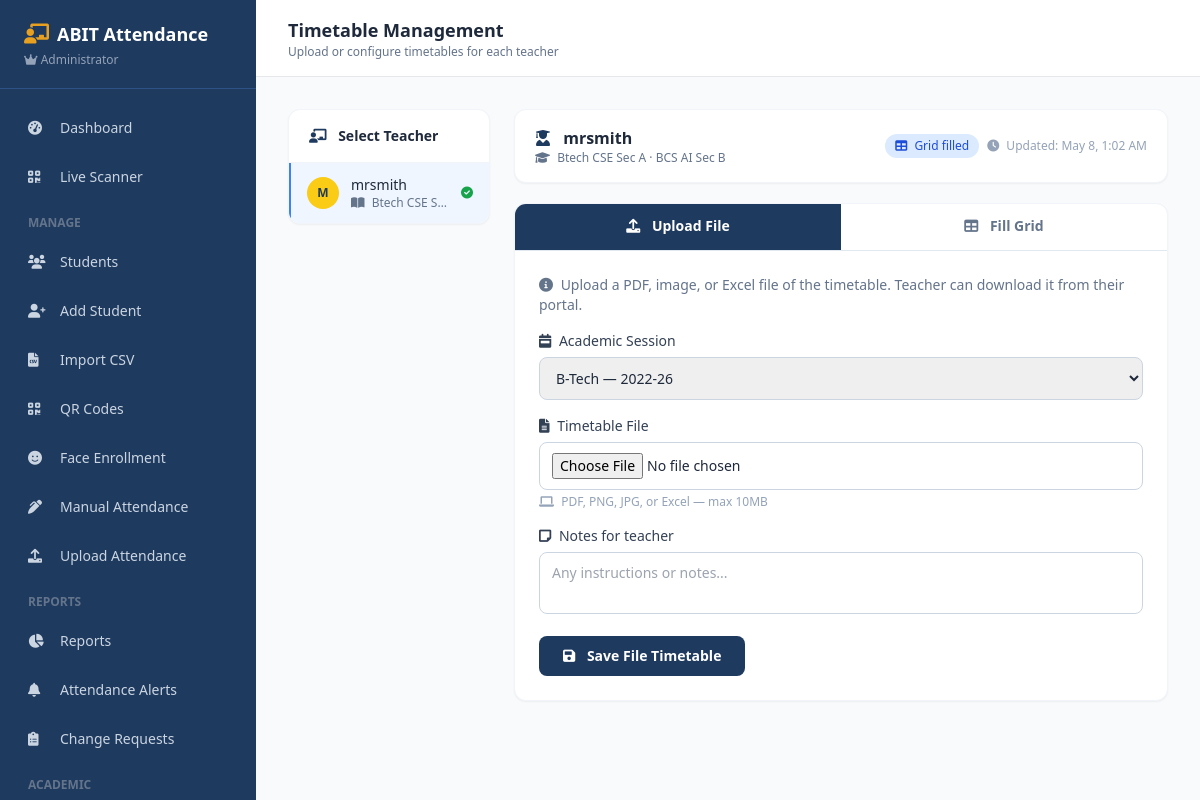
The app's page /timetables/?teacher=1 (signed in) with its own data.
### core/models.py (models this page shows, shortened)
class TeacherProfile(models.Model):
    user = models.OneToOneField(
        'auth.User', on_delete=models.CASCADE, related_name='teacher_profile'
    )
    assigned_classes = models.JSONField(default=list)
    class Meta:
        verbose_name = 'Teacher Profile'
        verbose_name_plural = 'Teacher Profiles'

class Timetable(models.Model):
    teacher = models.OneToOneField(
        TeacherProfile, on_delete=models.CASCADE, related_name='timetable'
    )
    session = models.ForeignKey(
        AcademicSession, on_delete=models.SET_NULL, null=True, blank=True,
        help_text="Which session this timetable applies to"
    )
    file      = models.FileField(
        upload_to='timetables/', null=True, blank=True,
        help_text="PDF, image, or Excel file"
    )
    grid_data = models.JSONField(
        null=True, blank=True,
        help_text="Structured timetable data from the grid form"
    )
    notes = models.TextField(blank=True)
    updated_at = models.DateTimeField(auto_now=True)
    class Meta:
        verbose_name = 'Timetable'
        verbose_name_plural = 'Timetables'
    @property
    def has_file(self):
        return bool(self.file)
    @property
    def has_grid(self):
        return bool(self.grid_data)

class AcademicSession(models.Model):
    course = models.CharField(max_length=50, help_text="e.g. Btech, BCA, BCS")
    name = models.CharField(max_length=100, help_text="e.g. 2024-25")
    start_date = models.DateField()
    end_date   = models.DateField()
    is_active  = models.BooleanField(
        default=False,
        help_text="Only one session per course should be active at a time"
    )
    created_at = models.DateTimeField(auto_now_add=True)
    class Meta:
        ordering = ['-start_date']
        verbose_name = 'Academic Session'
        verbose_name_plural = 'Academic Sessions'
        unique_together = ('course', 'name')

### core/views.py (the view, shortened to what this page needs)
# urls.py: path('timetables/', views.TimetableAdminView.as_view(), name='timetable_admin'),
@method_decorator(login_required, name='dispatch')
class TimetableAdminView(AdminRequiredMixin, View):
    def get(self, request):
        teachers = TeacherProfile.objects.select_related('user').all().order_by('user__username')
        selected_id = request.GET.get('teacher')
        selected = None
        timetable = None
        if selected_id:
            selected  = get_object_or_404(TeacherProfile, id=selected_id)
            timetable = Timetable.objects.filter(teacher=selected).first()
        return render(request, 'dashboard/timetable_admin.html', {
            'teachers': teachers,
            'selected': selected,
            'timetable':  timetable,
            'days': TIMETABLE_DAYS,
            'periods': TIMETABLE_PERIODS,
            'sessions': AcademicSession.objects.filter(is_active=True),
        })

### core/context_processors.py (called while the page is built)
def user_role(request):
    if not request.user.is_authenticated:
        return {'is_admin': False, 'is_teacher': False, 'is_student': False, 'pending_change_count': 0}
    pending = 0
    if request.user.is_superuser:
        pending = ChangeRequest.objects.filter(status='pending').count()
    return {
        'is_admin': request.user.is_superuser,
        'is_teacher': request.user.groups.filter(name='Teacher').exists(),
        'is_student': request.user.groups.filter(name='Student').exists(),
        'pending_change_count': pending,
    }

### core/roles.py (called while the page is built)
def is_admin(user):
    return user.is_superuser

### core/views.py (called while the page is built)
    def test_func(self):
        return is_admin(self.request.user)

### core/templates/dashboard/Timetable_admin.html (shortened to what this page needs)
{% extends "dashboard/base.html" %}
{% block page_title %}Timetable Management{% endblock %}
{% block page_subtitle %}Upload or configure timetables for each teacher{% endblock %}
{% block content %}
<div class="grid grid-cols-1 lg:grid-cols-4 gap-6">
  <div class="lg:col-span-1">
    <div class="bg-white rounded-xl border border-slate-100 shadow-sm overflow-hidden">
      <div class="px-5 py-4 border-b border-slate-100">
        <h3 class="font-semibold text-slate-800 text-sm">
          <i class="fas fa-chalkboard-teacher mr-2 text-primary"></i> Select Teacher
        </h3>
      </div>
      <div class="divide-y divide-slate-50 overflow-y-auto max-h-96">
        {% for teacher in teachers %}
        <a href="?teacher={{ teacher.id }}"
           class="flex items-center gap-3 px-4 py-3 hover:bg-slate-50 transition-colors
                  {% if selected and selected.id == teacher.id %}bg-blue-50 border-l-2 border-blue-500{% endif %}">
          <div class="w-8 h-8 rounded-full bg-yellow-400 flex items-center justify-center text-primary font-bold text-xs flex-shrink-0">
            {{ teacher.user.username|first|upper }}
          </div>
          <div class="min-w-0">
            <p class="text-sm font-medium text-slate-800 truncate">{{ teacher.user.get_full_name|default:teacher.user.username }}</p>
            <p class="text-xs text-slate-500 truncate">
              <i class="fas fa-book-open mr-1"></i> {{ teacher.assigned_classes|join:", " }}
            </p>
          </div>
          {% if teacher.timetable %}
            <span class="ml-auto text-xs text-green-600 font-semibold flex-shrink-0">
              <i class="fas fa-check-circle"></i>
            </span>
          {% endif %}
        </a>
        {% empty %}
        <p class="px-4 py-6 text-sm text-slate-400 text-center">
          <i class="fas fa-exclamation-circle mr-1"></i> No teachers yet.
        </p>
        {% endfor %}
      </div>
    </div>
  </div>
  <div class="lg:col-span-3">
    {% if not selected %}
    <div class="bg-white rounded-xl border border-slate-100 shadow-sm flex items-center justify-center" style="min-height:400px">
      <div class="text-center text-slate-400">
        <i class="fas fa-calendar-alt fa-4x mx-auto mb-3 opacity-30"></i>
        <p class="text-sm">Select a teacher from the left to manage their timetable.</p>
      </div>
    </div>
    {% else %}
    <div class="space-y-5">
      <div class="bg-white rounded-xl border border-slate-100 shadow-sm px-5 py-4 flex items-center justify-between">
        <div>
          <p class="font-semibold text-slate-800">
            <i class="fas fa-user-graduate mr-2 text-primary"></i>
            {{ selected.user.get_full_name|default:selected.user.username }}
          </p>
          <p class="text-xs text-slate-500">
            <i class="fas fa-graduation-cap mr-1"></i> {{ selected.assigned_classes|join:" · " }}
          </p>
        </div>
        {% if timetable %}
        <div class="flex items-center gap-2">
          {% if timetable.has_grid %}
          <span class="text-xs bg-blue-100 text-blue-700 font-medium px-2.5 py-1 rounded-full">
            <i class="fas fa-table mr-1"></i> Grid filled
          </span>
          {% endif %}
          <span class="text-xs text-slate-400">
            <i class="fas fa-clock mr-1"></i> Updated: {{ timetable.updated_at|date:"M j, g:i A" }}
          </span>
        </div>
        {% endif %}
      </div>
      <div class="bg-white rounded-xl border border-slate-100 shadow-sm overflow-hidden">
        <div class="flex border-b border-slate-200">
          <button id="tabFile" onclick="switchTab('file')"
                  class="flex-1 py-3 text-sm font-semibold text-white bg-primary border-b-2 border-primary transition-all">
            <i class="fas fa-upload mr-2"></i> Upload File
          </button>
          <button id="tabGrid" onclick="switchTab('grid')"
                  class="flex-1 py-3 text-sm font-semibold text-slate-500 hover:bg-slate-50 border-b-2 border-transparent transition-all">
            <i class="fas fa-table mr-2"></i> Fill Grid
          </button>
        </div>
        <div id="panelFile" class="p-6 space-y-4">
          <p class="text-sm text-slate-500">
            <i class="fas fa-info-circle mr-1"></i> Upload a PDF, image, or Excel file of the timetable. Teacher can download it from their portal.
          </p>
          <div>
            <label class="block text-sm font-medium text-slate-700 mb-1.5">
              <i class="fas fa-calendar-week mr-1"></i> Academic Session
            </label>
            <select id="fileSessionId"
                    class="w-full border border-slate-300 rounded-lg px-3 py-2.5 text-sm focus:outline-none focus:ring-2 focus:ring-blue-500">
              {% for session in sessions %}
              <option value="{{ session.id }}" {% if timetable and timetable.session_id == session.id %}selected{% endif %}>
                {{ session.course }} — {{ session.name }}
              </option>
              {% endfor %}
            </select>
          </div>
          <div>
            <label class="block text-sm font-medium text-slate-700 mb-1.5">
              <i class="fas fa-file-alt mr-1"></i> Timetable File
            </label>
            <input type="file" id="timetableFile" accept=".pdf,.png,.jpg,.jpeg,.xlsx,.xls"
                   class="w-full border border-slate-300 rounded-lg px-3 py-2.5 text-sm focus:outline-none focus:ring-2 focus:ring-blue-500"/>
            <p class="text-xs text-slate-400 mt-1">
              <i class="fas fa-laptop mr-1"></i> PDF, PNG, JPG, or Excel — max 10MB
            </p>
          </div>
          <div>
            <label class="block text-sm font-medium text-slate-700 mb-1.5">
              <i class="fas fa-sticky-note mr-1"></i> Notes for teacher
            </label>
            <textarea id="fileNotes" rows="2" placeholder="Any instructions or notes..."
                      class="w-full border border-slate-300 rounded-lg px-3 py-2.5 text-sm focus:outline-none focus:ring-2 focus:ring-blue-500 resize-none">{% if timetable %}{{ timetable.notes }}{% endif %}</textarea>
          </div>
          <button onclick="saveFile()"
                  class="bg-primary hover:bg-blue-900 text-white font-semibold px-6 py-2.5 rounded-lg text-sm transition-colors">
            <i class="fas fa-save mr-2"></i> Save File Timetable
          </button>
        </div>
      </div>
    </div>
    {% endif %}
  </div>
</div>
{% endblock %}

### records on screen
TeacherProfile: user.username|first "M", user.get_full_name "mrsmith", assigned_classes "Btech CSE S…", assigned_classes "Btech CSE Sec A · BCS AI Sec B"
Timetable: updated_at "May 8, 1:02 AM", session.course "B-Tech — 2022-26"
